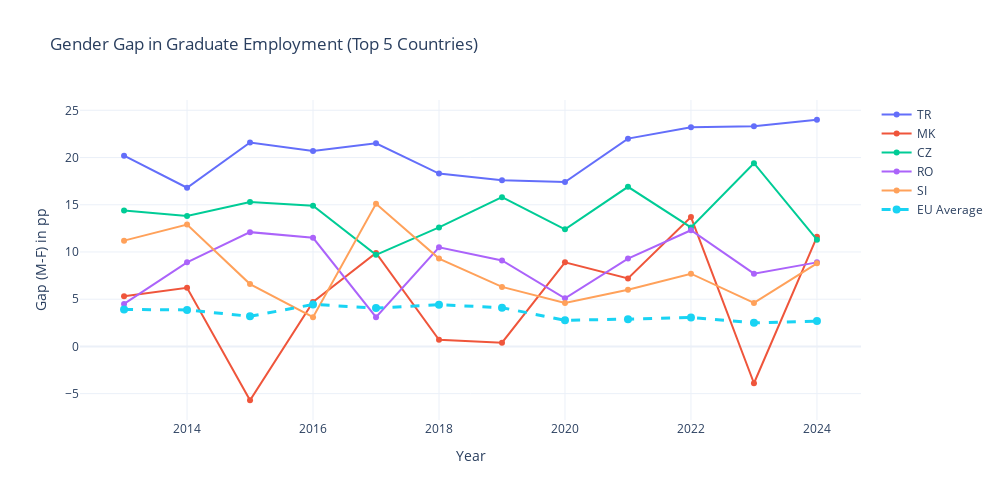

Write notebook code for a chart like this one.
### Markdown cell above
### 2.3 Gender Gap Trends (2019-2024)

### Code cell
# Calculate gender gap over time
gap_timeline = []

for year in year_cols:
    df[year] = pd.to_numeric(df[year], errors='coerce')
    
    pivot_year = df.query("sex in ['F','M'] & geo != 'EA20'").pivot_table(values=year, index='geo', columns='sex')
    pivot_year['gap'] = pivot_year['M'] - pivot_year['F']
    pivot_year['year'] = int(year)
    gap_timeline.append(pivot_year)

gap_df = pd.concat(gap_timeline).reset_index()

# EU-27 average gap (use EU27 or EU27_2020)
eu_codes = ['EU27', 'EU27_2020']
eu_avg_gap = gap_df[gap_df['geo'].isin(eu_codes)].copy()

# If no EU27 data, use average of all countries
if len(eu_avg_gap) == 0:
    eu_avg_gap = gap_df.groupby('year').agg({'M': 'mean', 'F': 'mean'}).reset_index()
    eu_avg_gap['gap'] = eu_avg_gap['M'] - eu_avg_gap['F']
    eu_avg_gap['geo'] = 'EU_Average'

fig = go.Figure()

# Add top 5 countries by latest gap
top_gaps = gap_df[gap_df['year'] == 2024].nlargest(5, 'gap')['geo'].tolist()

for country in top_gaps:
    country_data = gap_df[gap_df['geo'] == country].sort_values('year')
    if len(country_data) > 0:
        fig.add_trace(go.Scatter(
            x=country_data['year'],
            y=country_data['gap'],
            mode='lines+markers',
            name=country,
            line=dict(width=2)
        ))

# Add EU average
if len(eu_avg_gap) > 0:
    fig.add_trace(go.Scatter(
        x=eu_avg_gap['year'],
        y=eu_avg_gap['gap'],
        mode='lines+markers',
        name='EU Average',
        line=dict(width=3, dash='dash'),
        marker=dict(size=8)
    ))

fig.update_layout(
    title='Gender Gap in Graduate Employment (Top 5 Countries)',
    xaxis_title='Year',
    yaxis_title='Gap (M-F) in pp',
    hovermode='x unified',
    height=500,
    width=1000,
    template='plotly_white'
)

fig.show()

# Calculate trend
print("\n📈 Gender Gap Analysis:")
gap_2019 = eu_avg_gap[eu_avg_gap['year'] == 2019]['gap'].values
gap_2024 = eu_avg_gap[eu_avg_gap['year'] == 2024]['gap'].values

if len(gap_2019) > 0 and len(gap_2024) > 0:
    gap_2019 = gap_2019[0]
    gap_2024 = gap_2024[0]
    print(f"   Average Gap 2019: {gap_2019:.1f} pp")
    print(f"   Average Gap 2024: {gap_2024:.1f} pp")
    print(f"   Annual Change: {(gap_2024 - gap_2019)/5:.2f} pp/year")
    if (gap_2024 - gap_2019) != 0:
        years_to_parity = abs(gap_2024) / abs((gap_2024 - gap_2019)/5)
        print(f"   ⏰ Years to Parity at current rate: {years_to_parity:.1f} years")
else:
    print("   Insufficient data for trend analysis")

### Figure 1 — Plotly figure (JSON) as saved in the notebook; plotly's stock layout.template omitted (floating-point values rounded to 4 significant figures)
{"data": [{"line": {"width": 2}, "mode": "lines+markers", "name": "TR", "type": "scatter", "x": [2013, 2014, 2015, 2016, 2017, 2018, 2019, 2020, 2021, 2022, 2023, 2024], "y": [20.2, 16.8, 21.6, 20.7, 21.5, 18.3, 17.6, 17.4, 22.0, 23.2, 23.3, 24.0]}, {"line": {"width": 2}, "mode": "lines+markers", "name": "MK", "type": "scatter", "x": [2013, 2014, 2015, 2016, 2017, 2018, 2019, 2020, 2021, 2022, 2023, 2024], "y": [5.3, 6.2, -5.7, 4.7, 9.9, 0.7, 0.4, 8.9, 7.2, 13.7, -3.9, 11.6]}, {"line": {"width": 2}, "mode": "lines+markers", "name": "CZ", "type": "scatter", "x": [2013, 2014, 2015, 2016, 2017, 2018, 2019, 2020, 2021, 2022, 2023, 2024], "y": [14.4, 13.8, 15.3, 14.9, 9.7, 12.6, 15.8, 12.4, 16.9, 12.6, 19.4, 11.3]}, {"line": {"width": 2}, "mode": "lines+markers", "name": "RO", "type": "scatter", "x": [2013, 2014, 2015, 2016, 2017, 2018, 2019, 2020, 2021, 2022, 2023, 2024], "y": [4.5, 8.9, 12.1, 11.5, 3.1, 10.5, 9.1, 5.1, 9.3, 12.3, 7.7, 8.9]}, {"line": {"width": 2}, "mode": "lines+markers", "name": "SI", "type": "scatter", "x": [2013, 2014, 2015, 2016, 2017, 2018, 2019, 2020, 2021, 2022, 2023, 2024], "y": [11.2, 12.9, 6.6, 3.1, 15.1, 9.3, 6.3, 4.6, 6.0, 7.7, 4.6, 8.8]}, {"line": {"dash": "dash", "width": 3}, "marker": {"size": 8}, "mode": "lines+markers", "name": "EU Average", "type": "scatter", "x": [2013, 2014, 2015, 2016, 2017, 2018, 2019, 2020, 2021, 2022, 2023, 2024], "y": [3.918, 3.862, 3.188, 4.447, 4.065, 4.409, 4.1, 2.771, 2.889, 3.065, 2.494, 2.679]}], "layout": {"height": 500, "hovermode": "x unified", "title": {"text": "Gender Gap in Graduate Employment (Top 5 Countries)"}, "width": 1000, "xaxis": {"title": {"text": "Year"}}, "yaxis": {"title": {"text": "Gap (M-F) in pp"}}}}
